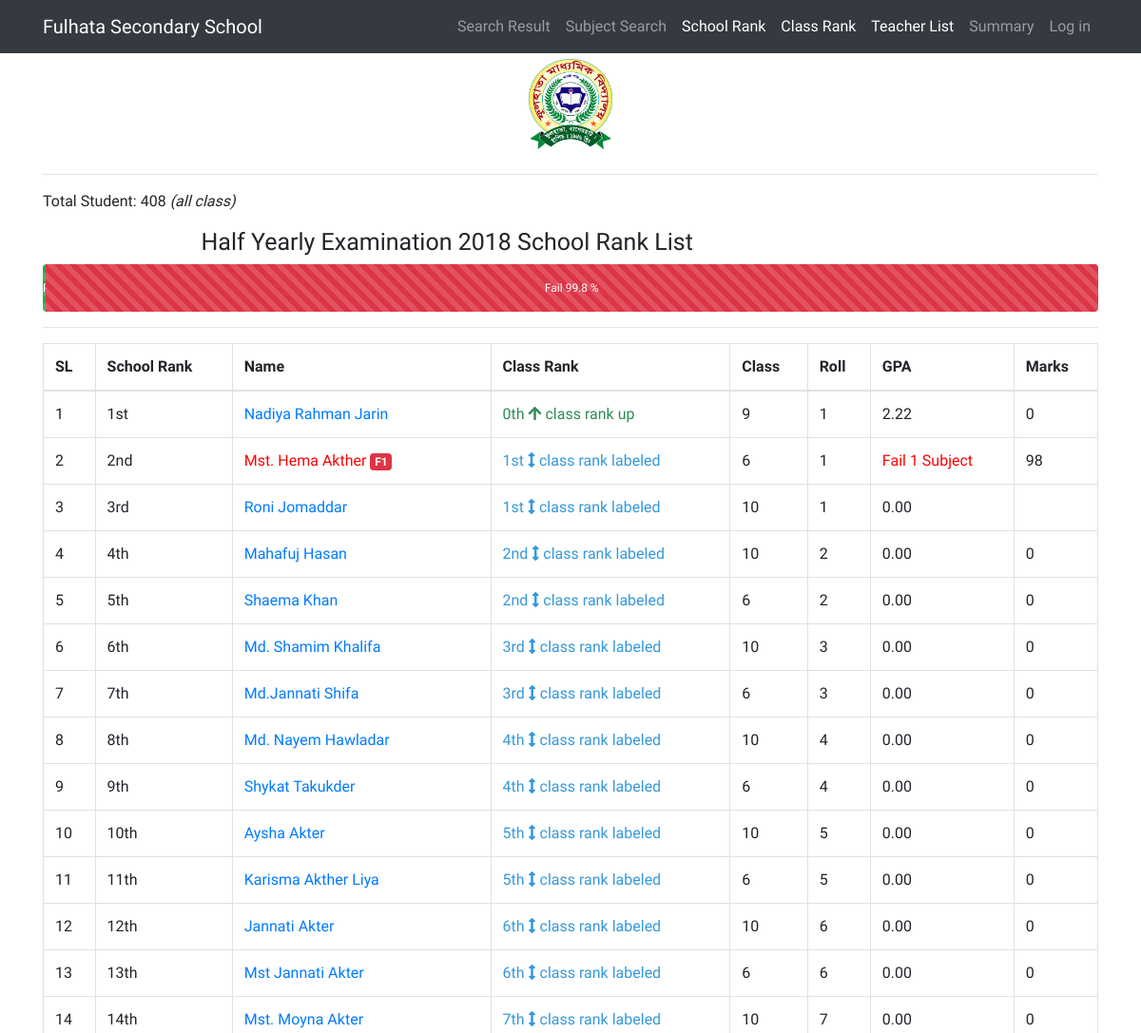
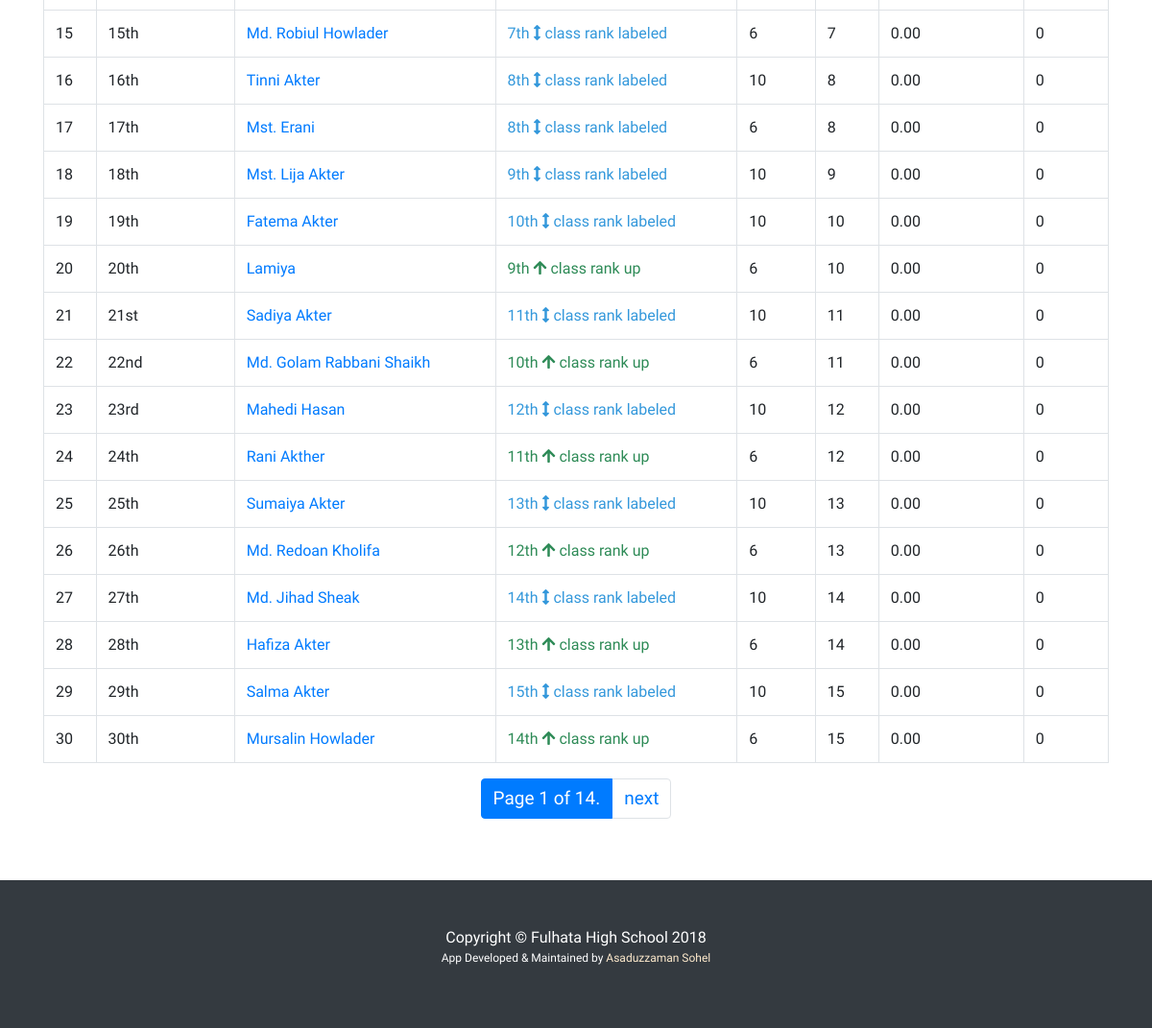
The page /all-school-rank/ on the database its author committed (2 pictures, top to bottom).
### results/models.py (models this page shows, shortened)
class Rank(models.Model):
    std = models.ForeignKey(StudentInfo, related_name='std', on_delete=models.CASCADE)
    total_marks = models.DecimalField(
        max_digits=5, decimal_places=2, help_text='Please give proper number', default=0, blank=True, null=True)
    total_gpa = models.DecimalField(
        max_digits=5, decimal_places=2, help_text='Please give proper number', default=0, blank=True, null=True)
    class_rank = models.IntegerField(default=0, blank=True, null=True)
    school_rank=models.IntegerField('All School Rank', default=0, blank=True, null=True)
    class Meta:
            verbose_name = ("Rank")
            verbose_name_plural = ("Rank")
            ordering = ['class_rank']

class StdCommon(models.Model):
    pub_date = models.DateTimeField(auto_now_add=True)
    update_date = models.DateTimeField(auto_now=True)
    class Meta:
        abstract = True

class StudentInfo(StdCommon):
    std_name = models.CharField('Student Name',max_length=100, help_text='Type only student Full Name like as Nazmul Islam or Nazrul Islam', blank=True, null=True)
    std_class = models.CharField('Student Class',max_length=2, choices=STD_CLASS, default=10, help_text='Select a class')
    std_roll = models.IntegerField('Roll Number',help_text='Type Student Roll Number (Only Number)')
    std_group=models.CharField('Group', choices=STD_GROUP, max_length=1, default='G')
    std_gender=models.CharField('Gender', max_length=10, choices=STD_GENDER, default='MALE')
    std_total_marks = models.FloatField('Total Marks', default=0, blank=True, null=True)
    std_marks_with_fail_sub = models.FloatField(
        'Total Marks', default=0, blank=True, null=True)
    std_gpa = models.CharField('GPA', max_length=50,default='F', blank=True, null=True)
    std_grade_point_total_sum=models.FloatField('Total Avg Number per Subject', blank=True, null=True) # toal grade point sum
    std_grade_point_total_subject_avg = models.FloatField(
        'Total GPA', blank=True, null=True) #avg gradepoint
    std_fail_subject=models.IntegerField('Fail Subject', blank=True, null=True)
    school_rank=models.IntegerField('Student Rank in School',default=0, blank=True, null=True)
    class_rank = models.IntegerField(
        'Student Rank in Class', default=0, blank=True, null=True)
    def __str__(self):
        return self.std_name
    class Meta:
            verbose_name = ("Student Detail")
            verbose_name_plural = ("Student Detail's")
            ordering = ['std_roll']

### results/views.py (the view)
# urls.py: path('all-school-rank/',RankListView.as_view() , name='rank'),
class RankListView(ListView):
    model=Rank
    template_name="results/rank_list.html"
    paginate_by = 30
    ordering = ['school_rank','class_rank','-std__std_roll']
    def get_context_data(self, **kwargs):
        context = super(RankListView, self).get_context_data(**kwargs)
        total_std_count = StudentInfo.objects.all().count()
        total_std_pass = StudentInfo.objects.filter(
            std_grade_point_total_subject_avg__gte=1).count()
        context['total_std_pass_count'] = StudentInfo.objects.filter(
            std_grade_point_total_subject_avg__gte=1).count()
        context['total_std_fail_count'] = StudentInfo.objects.filter(
            std_grade_point_total_subject_avg__lt=1).count()
        context['total_pass'] = (total_std_pass/total_std_count)*100
        context['total_fail'] = (
            (total_std_count-total_std_pass)/total_std_count)*100
        context['credit'] = credit
        context['rank_count'] = Rank.objects.all().count()
        return context

### results/templates/results/rank_list.html (shortened to what this page needs)
{% extends "results/base.html" %}
{% block main_content %}
{% load humanize %}
<div class="row">
    <div class="col-md-12 col-sm-12 col-xs-12 mx-auto ">
        <div class="div">
            <p>Total Student: {{rank_count}} <i>(all class)</i></p>
            <h2 class="mx-auto" style="width:70%;font-size:25px">Half Yearly Examination 2018 School Rank List</h2>
            <div class="progress" style="height:50px">
            <div class="progress-bar progress-bar-striped progress-bar-animated bg-success" style="width:{{total_pass}}%">Pass {{total_pass|floatformat}} %
            </div>
            <div class="progress-bar progress-bar-striped progress-bar-animated bg-danger" style="width:{{total_fail}}%">Fail {{total_fail|floatformat}} %
            </div>
        </div>
            <hr>
            <table class="table table-hover table-bordered">
                <thead>
                    <tr>
                        <th>SL</th>
                        <th>School Rank</th>
                        <th>Name</th>
                        <th>Class Rank</th>
                        <th>Class</th>
                        <th>Roll</th>
                        <th>GPA</th>
                        <th>Marks</th>
                    </tr>
                </thead>
                <tbody>
                    {% for rank in  object_list%}
                        <tr>
                            <td>{{forloop.counter}}</td>
                            <td>{{rank.school_rank |ordinal}}</td>
                            {% if rank.std.std_fail_subject >= 1 %}
                            <td >
                            <a style="color:red" href="{%url 'std_details' rank.std.id%}">{{rank.std}}
                            <span class="badge badge-danger">F{{rank.std.std_fail_subject}}</span>
                            </a>
                            </td>
                            {% else %}
                            <td>
                                <a href="{%url 'std_details' rank.std.id%}">{{rank.std}}</a>
                            </td>
                            {% endif %}
                            {% if  rank.std.std_roll < rank.class_rank %}
                            <td style="color:red"> {{rank.class_rank|ordinal}}
                                <i class="fas fa-arrow-down"></i> class rank down </td>
                            {% elif rank.std.std_roll > rank.class_rank %}
                            <td style="color:seagreen">
                                {{rank.class_rank|ordinal}}
                                <i class="fas fa-arrow-up"></i> class rank up
                            </td>
                            {% elif rank.std.std_roll == rank.class_rank %}
                            <td style="color:#3498db">
                            {{rank.class_rank |ordinal}}
                            <i class="fas fa-arrows-alt-v"></i> class rank labeled
                            </td>
                            {% endif %}
                            <td>{{rank.std.std_class}}</td>
                            <td>{{rank.std.std_roll}}</td>
                            {% if rank.std.std_fail_subject >= 1 %}
                            <td style="color:red">
                                Fail {{rank.std.std_fail_subject}} Subject
                            </td>
                            {% else %}
                            <td>
                                {{rank.std.std_grade_point_total_subject_avg|floatformat:'2'}}
                            </td>
                            {% endif %}
                            <td>{{rank.std.std_marks_with_fail_sub|floatformat}}</td>
                        </tr>
                     {% endfor %}
                 </tbody>
            </table>
        </div>
    </div>
</div>
{% block pagination %} {% if is_paginated %}
<div class="pagination">
<ul class="pagination mx-auto">
        <li class="page-item active">
<a class="page-link" href="#"> Page {{ page_obj.number }} of {{ page_obj.paginator.num_pages }}.</a>
</li>
        {% if page_obj.has_next %}
        <li class="page-item">
        <a class="page-link" href="{{ request.path }}?page={{ page_obj.next_page_number }}">next</a>
        </li>
        {% endif %}
</ul>
{% endif %} {% endblock %}
{% endblock %}

### results/static/results/css/full-width-pics.css (style rules this page uses)
body { padding-top: 54px; }
@media (min-width: 992px) { body { padding-top: 56px; } }

### results/templates/results/base.html (style rules this page uses)
body { font-family: 'Actor';font-size: 19px; }
p,td,tr,button,h1,h2,h3,h4,h5 { font-family: 'Amiko';font-size: 16px; }

### rows shown on the page
Rank: school_rank|ordinal "1st", std "Nadiya Rahman Jarin", class_rank|ordinal "0th", std.std_class "9", std.std_roll "1", std.std_grade_point_total_subject_avg "2.22", std.std_marks_with_fail_sub "0"
Rank: school_rank|ordinal "2nd", std "Mst. Hema Akther", std.std_fail_subject "1", class_rank|ordinal "1st", std.std_class "6", std.std_roll "1", std.std_marks_with_fail_sub "98"
Rank: school_rank|ordinal "3rd", std "Roni Jomaddar", class_rank|ordinal "1st", std.std_class "10", std.std_roll "1", std.std_grade_point_total_subject_avg "0.00"
Rank: school_rank|ordinal "4th", std "Mahafuj Hasan", class_rank|ordinal "2nd", std.std_class "10", std.std_roll "2", std.std_grade_point_total_subject_avg "0.00", std.std_marks_with_fail_sub "0"
Rank: school_rank|ordinal "5th", std "Shaema Khan", class_rank|ordinal "2nd", std.std_class "6", std.std_roll "2", std.std_grade_point_total_subject_avg "0.00", std.std_marks_with_fail_sub "0"
Rank: school_rank|ordinal "6th", std "Md. Shamim Khalifa", class_rank|ordinal "3rd", std.std_class "10", std.std_roll "3", std.std_grade_point_total_subject_avg "0.00", std.std_marks_with_fail_sub "0"
Rank: school_rank|ordinal "7th", std "Md.Jannati Shifa", class_rank|ordinal "3rd", std.std_class "6", std.std_roll "3", std.std_grade_point_total_subject_avg "0.00", std.std_marks_with_fail_sub "0"
Rank: school_rank|ordinal "8th", std "Md. Nayem Hawladar", class_rank|ordinal "4th", std.std_class "10", std.std_roll "4", std.std_grade_point_total_subject_avg "0.00", std.std_marks_with_fail_sub "0"
Rank: school_rank|ordinal "9th", std "Shykat Takukder", class_rank|ordinal "4th", std.std_class "6", std.std_roll "4", std.std_grade_point_total_subject_avg "0.00", std.std_marks_with_fail_sub "0"
Rank: school_rank|ordinal "10th", std "Aysha Akter", class_rank|ordinal "5th", std.std_class "10", std.std_roll "5", std.std_grade_point_total_subject_avg "0.00", std.std_marks_with_fail_sub "0"
Rank: school_rank|ordinal "11th", std "Karisma Akther Liya", class_rank|ordinal "5th", std.std_class "6", std.std_roll "5", std.std_grade_point_total_subject_avg "0.00", std.std_marks_with_fail_sub "0"
Rank: school_rank|ordinal "12th", std "Jannati Akter", class_rank|ordinal "6th", std.std_class "10", std.std_roll "6", std.std_grade_point_total_subject_avg "0.00", std.std_marks_with_fail_sub "0"
Rank: school_rank|ordinal "13th", std "Mst Jannati Akter", class_rank|ordinal "6th", std.std_class "6", std.std_roll "6", std.std_grade_point_total_subject_avg "0.00", std.std_marks_with_fail_sub "0"
Rank: school_rank|ordinal "14th", std "Mst. Moyna Akter", class_rank|ordinal "7th", std.std_class "10", std.std_roll "7", std.std_grade_point_total_subject_avg "0.00", std.std_marks_with_fail_sub "0"
Rank: school_rank|ordinal "15th", std "Md. Robiul Howlader", class_rank|ordinal "7th", std.std_class "6", std.std_roll "7", std.std_grade_point_total_subject_avg "0.00", std.std_marks_with_fail_sub "0"
Rank: school_rank|ordinal "16th", std "Tinni Akter", class_rank|ordinal "8th", std.std_class "10", std.std_roll "8", std.std_grade_point_total_subject_avg "0.00", std.std_marks_with_fail_sub "0"
Rank: school_rank|ordinal "17th", std "Mst. Erani", class_rank|ordinal "8th", std.std_class "6", std.std_roll "8", std.std_grade_point_total_subject_avg "0.00", std.std_marks_with_fail_sub "0"
Rank: school_rank|ordinal "18th", std "Mst. Lija Akter", class_rank|ordinal "9th", std.std_class "10", std.std_roll "9", std.std_grade_point_total_subject_avg "0.00", std.std_marks_with_fail_sub "0"
Rank: school_rank|ordinal "19th", std "Fatema Akter", class_rank|ordinal "10th", std.std_class "10", std.std_roll "10", std.std_grade_point_total_subject_avg "0.00", std.std_marks_with_fail_sub "0"
Rank: school_rank|ordinal "20th", std "Lamiya", class_rank|ordinal "9th", std.std_class "6", std.std_roll "10", std.std_grade_point_total_subject_avg "0.00", std.std_marks_with_fail_sub "0"
Rank: school_rank|ordinal "21st", std "Sadiya Akter", class_rank|ordinal "11th", std.std_class "10", std.std_roll "11", std.std_grade_point_total_subject_avg "0.00", std.std_marks_with_fail_sub "0"
Rank: school_rank|ordinal "22nd", std "Md. Golam Rabbani Shaikh", class_rank|ordinal "10th", std.std_class "6", std.std_roll "11", std.std_grade_point_total_subject_avg "0.00", std.std_marks_with_fail_sub "0"
Rank: school_rank|ordinal "23rd", std "Mahedi Hasan", class_rank|ordinal "12th", std.std_class "10", std.std_roll "12", std.std_grade_point_total_subject_avg "0.00", std.std_marks_with_fail_sub "0"
Rank: school_rank|ordinal "24th", std "Rani Akther", class_rank|ordinal "11th", std.std_class "6", std.std_roll "12", std.std_grade_point_total_subject_avg "0.00", std.std_marks_with_fail_sub "0"
Rank: school_rank|ordinal "25th", std "Sumaiya Akter", class_rank|ordinal "13th", std.std_class "10", std.std_roll "13", std.std_grade_point_total_subject_avg "0.00", std.std_marks_with_fail_sub "0"
Rank: school_rank|ordinal "26th", std "Md. Redoan Kholifa", class_rank|ordinal "12th", std.std_class "6", std.std_roll "13", std.std_grade_point_total_subject_avg "0.00", std.std_marks_with_fail_sub "0"
Rank: school_rank|ordinal "27th", std "Md. Jihad Sheak", class_rank|ordinal "14th", std.std_class "10", std.std_roll "14", std.std_grade_point_total_subject_avg "0.00", std.std_marks_with_fail_sub "0"
Rank: school_rank|ordinal "28th", std "Hafiza Akter", class_rank|ordinal "13th", std.std_class "6", std.std_roll "14", std.std_grade_point_total_subject_avg "0.00", std.std_marks_with_fail_sub "0"
Rank: school_rank|ordinal "29th", std "Salma Akter", class_rank|ordinal "15th", std.std_class "10", std.std_roll "15", std.std_grade_point_total_subject_avg "0.00", std.std_marks_with_fail_sub "0"
Rank: school_rank|ordinal "30th", std "Mursalin Howlader", class_rank|ordinal "14th", std.std_class "6", std.std_roll "15", std.std_grade_point_total_subject_avg "0.00", std.std_marks_with_fail_sub "0"

### other values the page prints
{{ rank_count }} "408"
{{ total_fail|floatformat }} "99.8"
{{ page_obj.number }} "1"
{{ page_obj.paginator.num_pages }} "14"
